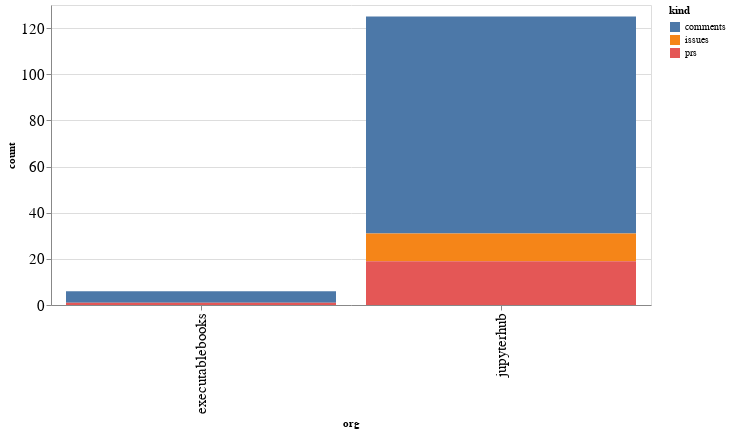

Write notebook code for a chart like this one.
### Code cell
alt.Chart(org_summaries, width=600).mark_bar().encode(
    x='org',
    y='count',
    color='kind',
    tooltip="org"
)

### Figure 1 — Vega-Lite specification as saved in the notebook (floating-point values rounded to 4 significant figures)
{"config": {"axisLeft": {"labelFontSize": 15}, "axisBottom": {"labelFontSize": 15}}, "data": {"name": "data-53b4b46c00b89b26cc797f1a3ee356a8"}, "mark": "bar", "encoding": {"color": {"type": "nominal", "field": "kind"}, "tooltip": {"type": "nominal", "field": "org"}, "x": {"type": "nominal", "field": "org"}, "y": {"type": "quantitative", "field": "count"}}, "width": 600, "$schema": "https://vega.github.io/schema/vega-lite/v4.8.1.json", "datasets": {"data-53b4b46c00b89b26cc797f1a3ee356a8": [{"org": "executablebooks", "kind": "comments", "count": 5}, {"org": "executablebooks", "kind": "prs", "count": 1}, {"org": "jupyterhub", "kind": "comments", "count": 94}, {"org": "jupyterhub", "kind": "issues", "count": 12}, {"org": "jupyterhub", "kind": "prs", "count": 19}]}}
